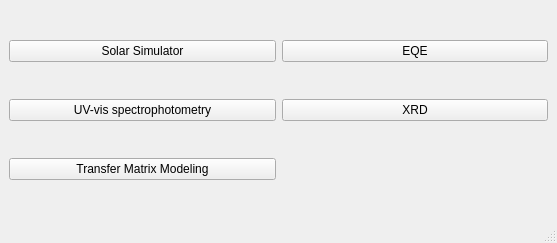
<?xml version="1.0" encoding="UTF-8"?>
<ui version="4.0">
 <class>MainWindow</class>
 <widget class="QMainWindow" name="MainWindow">
  <property name="geometry">
   <rect>
    <x>0</x>
    <y>0</y>
    <width>557</width>
    <height>243</height>
   </rect>
  </property>
  <property name="windowTitle">
   <string>Python Solar Data Analyzer</string>
  </property>
  <widget class="QWidget" name="centralwidget">
   <layout class="QGridLayout" name="gridLayout">
    <item row="0" column="0">
     <widget class="QPushButton" name="pushButton_SolarSim">
      <property name="text">
       <string>Solar Simulator</string>
      </property>
     </widget>
    </item>
    <item row="0" column="1">
     <widget class="QPushButton" name="pushButton_EQE">
      <property name="text">
       <string>EQE</string>
      </property>
     </widget>
    </item>
    <item row="1" column="0">
     <widget class="QPushButton" name="pushButton_uvspectro">
      <property name="text">
       <string>UV-vis spectrophotometry</string>
      </property>
     </widget>
    </item>
    <item row="2" column="0">
     <widget class="QPushButton" name="pushButton_TMM">
      <property name="text">
       <string>Transfer Matrix Modeling</string>
      </property>
     </widget>
    </item>
    <item row="1" column="1">
     <widget class="QPushButton" name="pushButton_XRD">
      <property name="text">
       <string>XRD</string>
      </property>
     </widget>
    </item>
   </layout>
  </widget>
  <widget class="QMenuBar" name="menubar">
   <property name="geometry">
    <rect>
     <x>0</x>
     <y>0</y>
     <width>557</width>
     <height>31</height>
    </rect>
   </property>
  </widget>
  <widget class="QStatusBar" name="statusbar"/>
 </widget>
 <resources/>
 <connections/>
</ui>
